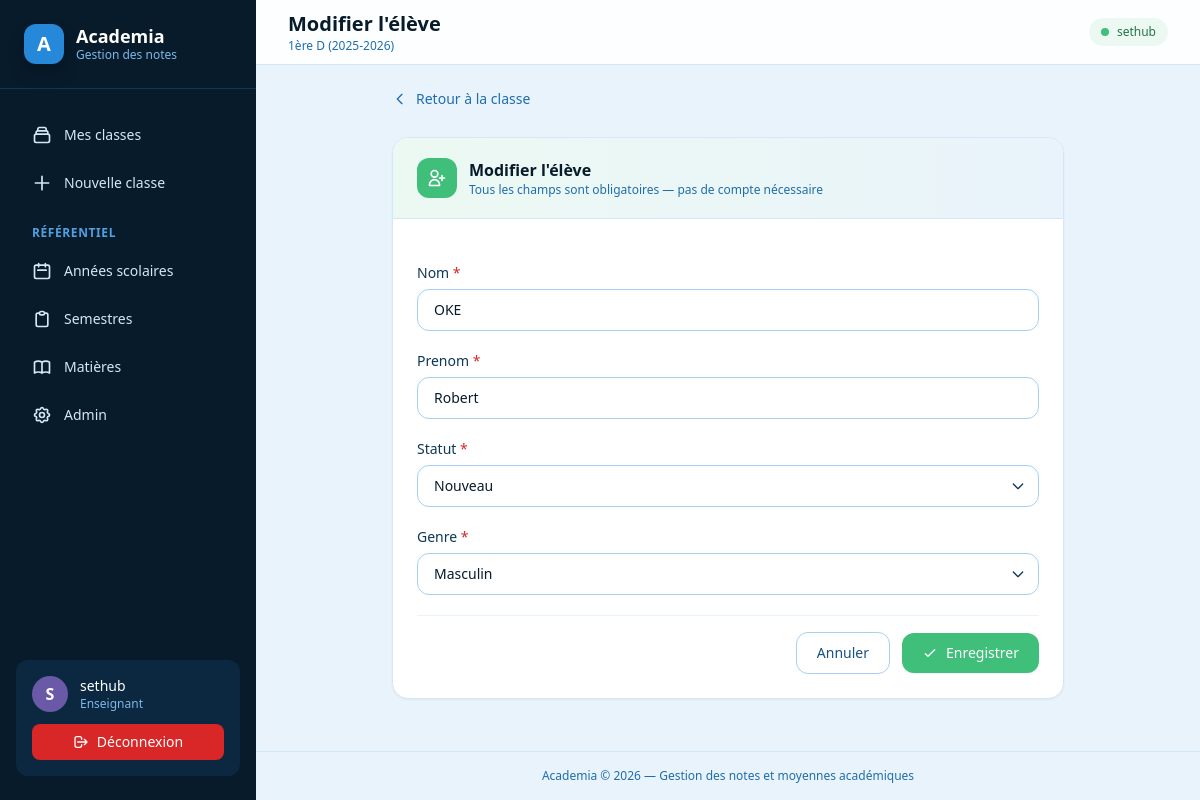
Page /eleves/7/modifier/ (signed in) on the committed database.
### academics/models.py (models this page shows, shortened)
class Classe(models.Model):
    annee_scolaire = models.ForeignKey(
        AnneeScolaire, on_delete=models.CASCADE, related_name="classes"
    )
    nom = models.CharField(max_length=100)  # ex: "Terminale D"
    lien_public_uid = models.UUIDField(unique=True, editable=False, null=True)
    class Meta:
        constraints = [
            models.UniqueConstraint(
                fields=["annee_scolaire", "nom"], name="uniq_classe_par_annee"
            )
        ]
        ordering = ["nom"]

class AnneeScolaire(models.Model):
    libelle = models.CharField(max_length=20, unique=True)
    est_courante = models.BooleanField(default=False)
    objects = AnneeScolaireQuerySet.as_manager()
    class Meta:
        ordering = ["-libelle"]

class Eleve(models.Model):
    class Statut(models.TextChoices):
        NOUVEAU = "N", "Nouveau"
        REDOUBLANT = "R", "Redoublant"
    class Genre(models.TextChoices):
        MASCULIN = "M", "Masculin"
        FEMININ = "F", "Féminin"
    classe = models.ForeignKey(Classe, on_delete=models.CASCADE, related_name="eleves")
    nom = models.CharField(max_length=100)
    prenom = models.CharField(max_length=100)
    statut = models.CharField(max_length=1, choices=Statut.choices)
    genre = models.CharField(max_length=1, choices=Genre.choices)
    class Meta:
        constraints = [
            models.UniqueConstraint(
                fields=["classe", "nom", "prenom"], name="uniq_eleve_par_classe"
            )
        ]
        ordering = ["nom", "prenom"]

### academics/views.py (the view, shortened to what this page needs)
# urls.py: path("eleves/<int:pk>/modifier/", views.EleveUpdateView.as_view(), name="eleve_update"),
class EleveUpdateView(LoginRequiredMixin, UpdateView):
    model = Eleve
    form_class = EleveForm
    template_name = "academics/eleve_form.html"
    def get_context_data(self, **kwargs):
        ctx = super().get_context_data(**kwargs)
        ctx["classe"] = self.object.classe
        return ctx

### academics/forms.py
class EleveForm(forms.ModelForm):
    class Meta:
        model = Eleve
        fields = ["nom", "prenom", "statut", "genre"]
        widgets = {
            "nom": forms.TextInput(attrs={"class": FIELD_CLASSES, "placeholder": "Nom de famille"}),
            "prenom": forms.TextInput(attrs={"class": FIELD_CLASSES, "placeholder": "Prénom"}),
            "statut": forms.Select(attrs={"class": SELECT_CLASSES}),
            "genre": forms.Select(attrs={"class": SELECT_CLASSES}),
        }

### templates/academics/eleve_form.html (shortened to what this page needs)
{% extends "base.html" %}
{% block page_title %}{% if object %}Modifier l'élève{% else %}Nouvel élève{% endif %}{% endblock %}
{% block page_subtitle %}{{ classe.nom }} ({{ classe.annee_scolaire.libelle }}){% endblock %}
{% block content %}
<div class="max-w-2xl mx-auto space-y-6">
    <a href="{% url 'academics:classe_detail' classe.pk %}" class="inline-flex items-center gap-2 text-sm font-medium text-blue-bell-600 hover:text-blue-bell-800 transition">
        <svg class="w-4 h-4" fill="none" stroke="currentColor" viewBox="0 0 24 24"><path stroke-linecap="round" stroke-linejoin="round" stroke-width="2" d="M15 19l-7-7 7-7"/></svg>
        Retour à la classe
    </a>
    <div class="bg-white rounded-2xl border border-blue-bell-100 shadow-sm overflow-hidden">
        <div class="px-6 py-5 border-b border-blue-bell-100 bg-gradient-to-r from-jungle-green-50 to-blue-bell-50">
            <div class="flex items-center gap-3">
                <div class="w-10 h-10 rounded-xl bg-jungle-green-500 flex items-center justify-center text-white shrink-0">
                    <svg class="w-5 h-5" fill="none" stroke="currentColor" viewBox="0 0 24 24"><path stroke-linecap="round" stroke-linejoin="round" stroke-width="2" d="M18 9v3m0 0v3m0-3h3m-3 0h-3m-2-5a4 4 0 11-8 0 4 4 0 018 0zM3 20a6 6 0 0112 0v1H3v-1z"/></svg>
                </div>
                <div>
                    <h2 class="font-semibold text-blue-bell-900">{% if object %}Modifier l'élève{% else %}Ajouter un élève{% endif %}</h2>
                    <p class="text-xs text-blue-bell-600">Tous les champs sont obligatoires — pas de compte nécessaire</p>
                </div>
            </div>
        </div>
        <form method="post" class="p-6 space-y-5">
            {% include "includes/form_fields.html" %}
            <div class="flex flex-col-reverse sm:flex-row items-center justify-end gap-3 pt-4 border-t border-blue-bell-50">
                <a href="{% url 'academics:classe_detail' classe.pk %}" class="w-full sm:w-auto inline-flex items-center justify-center px-5 py-2.5 rounded-xl border border-blue-bell-200 text-blue-bell-700 text-sm font-medium hover:bg-blue-bell-50 transition">
                    Annuler
                </a>
                <button type="submit" class="w-full sm:w-auto inline-flex items-center justify-center gap-2 px-5 py-2.5 rounded-xl bg-jungle-green-500 hover:bg-jungle-green-600 text-white text-sm font-medium shadow-sm transition">
                    {% if object %}
                    <svg class="w-4 h-4" fill="none" stroke="currentColor" viewBox="0 0 24 24"><path stroke-linecap="round" stroke-linejoin="round" stroke-width="2" d="M5 13l4 4L19 7"/></svg>
                    Enregistrer
                    {% else %}
                    <svg class="w-4 h-4" fill="none" stroke="currentColor" viewBox="0 0 24 24"><path stroke-linecap="round" stroke-linejoin="round" stroke-width="2" d="M12 4v16m8-8H4"/></svg>
                    Ajouter l'élève
                    {% endif %}
                </button>
            </div>
        </form>
    </div>
</div>
{% endblock %}

### templates/base.html (shortened to what this page needs)
{% load static %}
<!DOCTYPE html>
<html lang="fr">
<head>
    <script src="https://cdn.tailwindcss.com"></script>
</head>
<body class="min-h-screen bg-blue-bell-50 text-blue-bell-950 antialiased">
    {% block body %}
    <div class="min-h-screen flex flex-col md:flex-row">
        <aside class="hidden md:flex md:w-64 md:flex-col bg-blue-bell-900 text-blue-bell-100">
            <a href="{% url 'dashboard:home' %}" class="flex items-center gap-3 px-6 py-6 border-b border-blue-bell-800 hover:bg-blue-bell-800/50 transition">
                <div class="w-10 h-10 rounded-xl bg-blue-bell-500 flex items-center justify-center text-white font-bold text-xl shadow-lg shadow-blue-bell-950/50">A</div>
                <div>
                    <div class="font-bold text-white text-lg leading-tight">Academia</div>
                    <div class="text-xs text-blue-bell-300">Gestion des notes</div>
                </div>
            </a>
            <nav class="flex-1 px-4 py-6 space-y-1 overflow-y-auto">
                <a href="{% url 'academics:classe_list' %}" class="flex items-center gap-3 px-4 py-3 rounded-xl text-sm font-medium transition hover:bg-blue-bell-800 hover:text-white ">
                    <svg class="w-5 h-5" fill="none" stroke="currentColor" viewBox="0 0 24 24"><path stroke-linecap="round" stroke-linejoin="round" stroke-width="2" d="M19 11H5m14 0a2 2 0 012 2v6a2 2 0 01-2 2H5a2 2 0 01-2-2v-6a2 2 0 012-2m14 0V9a2 2 0 00-2-2M5 11V9a2 2 0 012-2m0 0V5a2 2 0 012-2h6a2 2 0 012 2v2M7 7h10"/></svg>
                    Mes classes
                </a>
                <a href="{% url 'academics:classe_create' %}" class="flex items-center gap-3 px-4 py-3 rounded-xl text-sm font-medium transition hover:bg-blue-bell-800 hover:text-white">
                    <svg class="w-5 h-5" fill="none" stroke="currentColor" viewBox="0 0 24 24"><path stroke-linecap="round" stroke-linejoin="round" stroke-width="2" d="M12 4v16m8-8H4"/></svg>
                    Nouvelle classe
                </a>
                <div class="pt-4 pb-1 px-4 text-xs font-semibold text-blue-bell-400 uppercase tracking-wider">Référentiel</div>
                <a href="{% url 'academics:anneescolaire_list' %}" class="flex items-center gap-3 px-4 py-3 rounded-xl text-sm font-medium transition hover:bg-blue-bell-800 hover:text-white ">
                    <svg class="w-5 h-5" fill="none" stroke="currentColor" viewBox="0 0 24 24"><path stroke-linecap="round" stroke-linejoin="round" stroke-width="2" d="M8 7V3m8 4V3m-9 8h10M5 21h14a2 2 0 002-2V7a2 2 0 00-2-2H5a2 2 0 00-2 2v12a2 2 0 002 2z"/></svg>
                    Années scolaires
                </a>
                <a href="{% url 'academics:semestre_list' %}" class="flex items-center gap-3 px-4 py-3 rounded-xl text-sm font-medium transition hover:bg-blue-bell-800 hover:text-white ">
                    <svg class="w-5 h-5" fill="none" stroke="currentColor" viewBox="0 0 24 24"><path stroke-linecap="round" stroke-linejoin="round" stroke-width="2" d="M9 5H7a2 2 0 00-2 2v12a2 2 0 002 2h10a2 2 0 002-2V7a2 2 0 00-2-2h-2M9 5a2 2 0 002 2h2a2 2 0 002-2M9 5a2 2 0 012-2h2a2 2 0 012 2"/></svg>
                    Semestres
                </a>
                <a href="{% url 'academics:matiere_list' %}" class="flex items-center gap-3 px-4 py-3 rounded-xl text-sm font-medium transition hover:bg-blue-bell-800 hover:text-white ">
                    Matières
                </a>
                <a href="{% url 'admin:index' %}" class="flex items-center gap-3 px-4 py-3 rounded-xl text-sm font-medium transition hover:bg-blue-bell-800 hover:text-white">
                    Admin
                </a>
            </nav>
            <div class="px-4 pb-6">
                <div class="p-4 rounded-xl bg-blue-bell-800/50">
                    <div class="flex items-center gap-3">
                        <div class="w-9 h-9 rounded-full bg-deep-lilac-500 flex items-center justify-center text-white font-bold uppercase">
                            {{ user.username|slice:":1" }}
                        </div>
                        <div class="flex-1 min-w-0">
                            <div class="text-sm font-medium text-white truncate">{{ user.username }}</div>
                            <div class="text-xs text-blue-bell-300">Enseignant</div>
                        </div>
                    </div>
                    <form method="post" action="{% url 'logout' %}" class="mt-3">
                        <button type="submit" class="w-full flex items-center justify-center gap-2 px-4 py-2 rounded-lg bg-lobster-pink-500 hover:bg-lobster-pink-600 text-white text-sm font-medium transition">
                            <svg class="w-4 h-4" fill="none" stroke="currentColor" viewBox="0 0 24 24"><path stroke-linecap="round" stroke-linejoin="round" stroke-width="2" d="M17 16l4-4m0 0l-4-4m4 4H7m6 4v1a3 3 0 01-3 3H6a3 3 0 01-3-3V7a3 3 0 013-3h4a3 3 0 013 3v1"/></svg>
                            Déconnexion
                        </button>
                    </form>
                </div>
            </div>
        </aside>
        <div class="flex-1 flex flex-col min-w-0">
            <header class="sticky top-0 z-40 bg-white/90 backdrop-blur border-b border-blue-bell-100">
                <div class="flex items-center justify-between px-4 md:px-8 h-16">
                    <div class="flex items-center gap-3">
                        <div class="hidden md:block">
                            <h1 class="text-xl font-bold text-blue-bell-900">{% block page_title %}Academia{% endblock %}</h1>
                            <p class="text-xs text-blue-bell-600">{% block page_subtitle %}Gestion académique{% endblock %}</p>
                        </div>
                    </div>
                    <div class="flex items-center gap-3">
                        <span class="hidden sm:inline-flex items-center gap-2 px-3 py-1.5 rounded-full bg-jungle-green-50 text-jungle-green-700 text-xs font-medium">
                            <span class="w-2 h-2 rounded-full bg-jungle-green-500 animate-pulse"></span>
                            {{ user.get_username }}
                        </span>
                    </div>
                </div>
            </header>
            <main class="flex-1 px-4 md:px-8 py-6">
                {% block content %}{% endblock %}
            </main>
            <footer class="px-4 md:px-8 py-4 border-t border-blue-bell-100">
                <p class="text-xs text-center text-blue-bell-600">Academia &copy; {% now "Y" %} — Gestion des notes et moyennes académiques</p>
            </footer>
        </div>
    </div>
    {% endblock %}
</body>
</html>

### templates/includes/form_fields.html (shortened to what this page needs)
{% for field in form %}
<div class="space-y-1.5">
    <label for="{{ field.id_for_label }}" class="block text-sm font-medium text-blue-bell-800">
        {{ field.label }}
        {% if field.field.required %}<span class="text-lobster-pink-500">*</span>{% endif %}
    </label>
    {{ field }}
</div>
{% endfor %}

### rows in the picture
Classe: nom "1ère D", annee_scolaire.libelle "2025-2026"
Eleve: form "OKE" "Robert" "Nouveau" "Masculin"

### other values in the picture
{{ user.username|slice:":1" }} "S"
{{ user.username }} "sethub"
{{ user.get_username }} "sethub"
{{ field.label }} "Nom" "Prenom" "Statut" "Genre"
